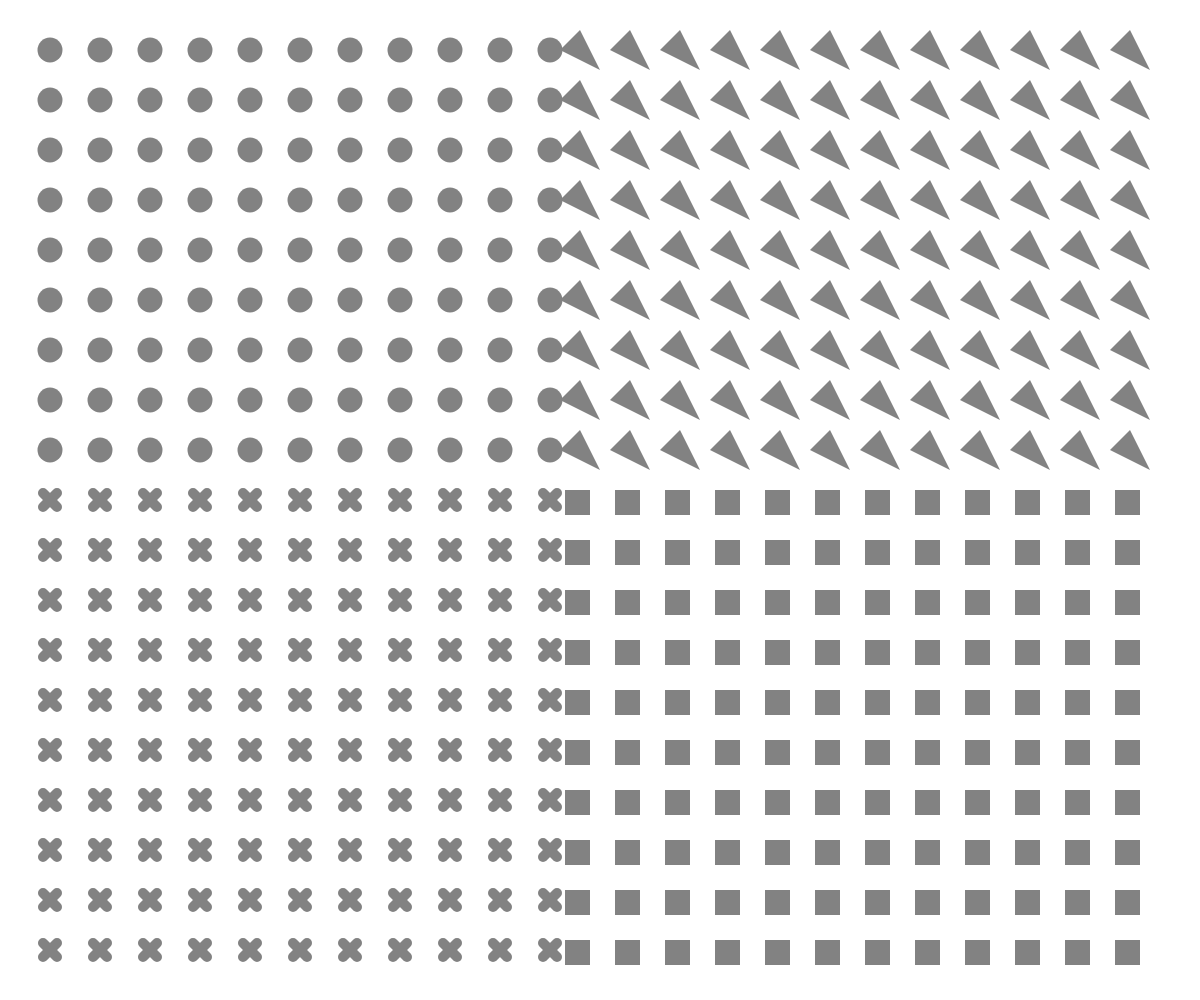
Frame 1 (no input)
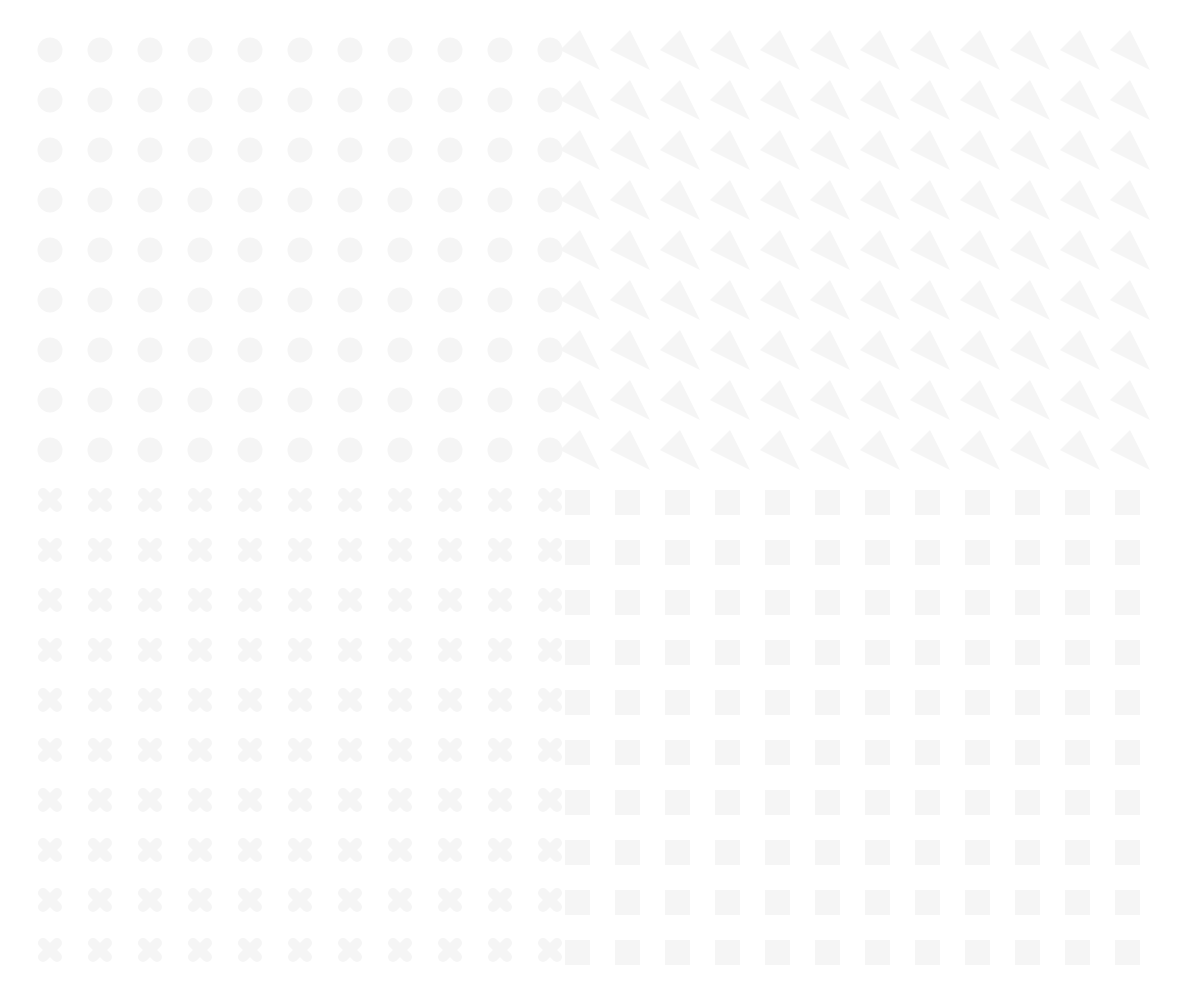
Frame 60 (no input)
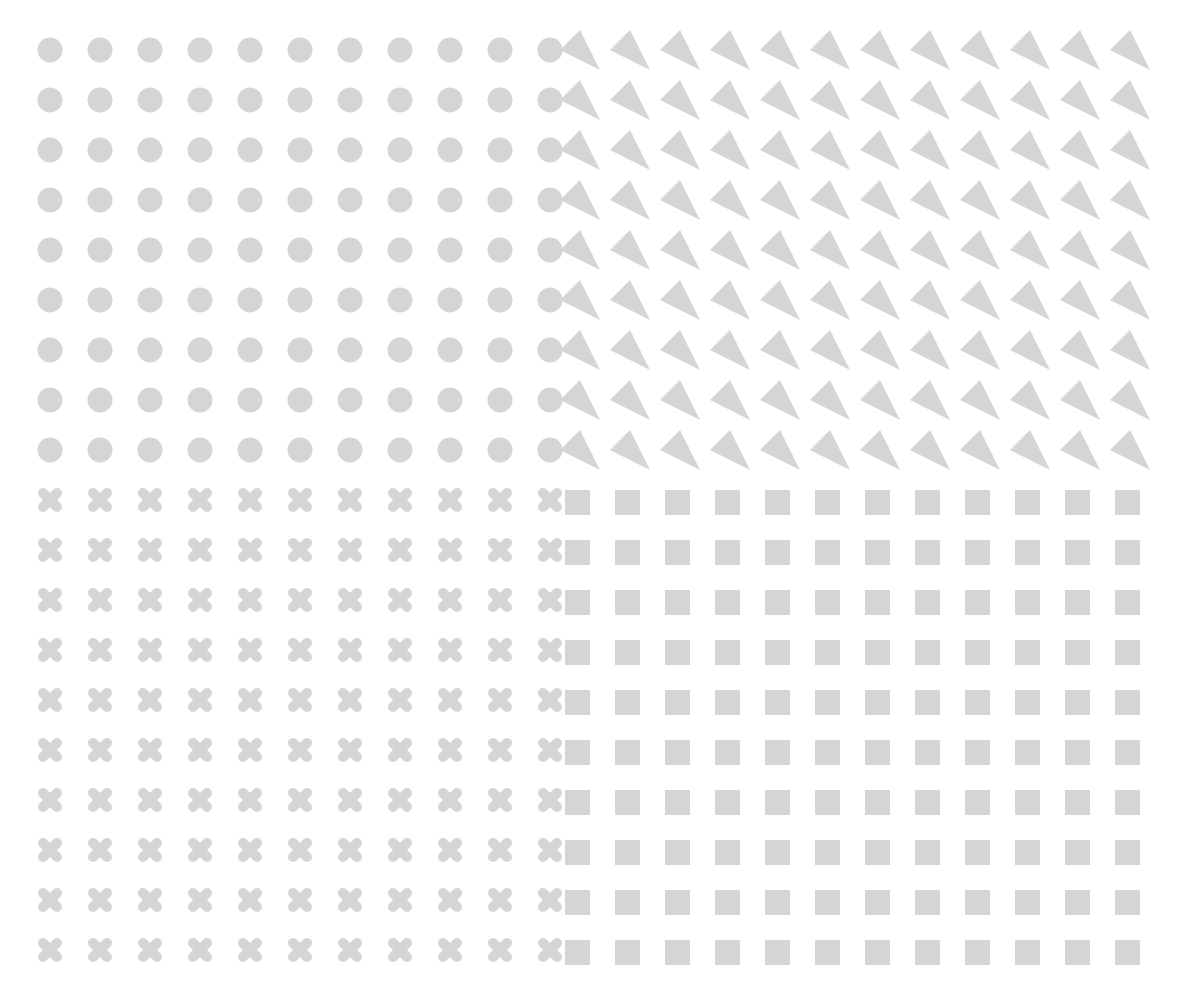
Frame 120 (the mouse pressed at the canvas centre since frame 60)

The p5.js sketch that drew these frames (run headless with seeded random() and noise() and a simulated clock; from frame 60 on, the mouse is pressed at the canvas centre):

// p5.js sketch
// ── sketch.js
var angle = 0;

function setup() {
  createCanvas(windowWidth, windowHeight);
  noFill();
}

function draw() {
  background(255);
  angle += 0.02;

  var grayscaleTransition = 127+127*sin(angle);

  // top left quadrant
  for (var x = 50; x <= (windowWidth/2)-50; x += 50) {
    noStroke();
    fill(grayscaleTransition);
    for (var y = 50; y <= (windowHeight/2)-50; y += 50) {
      ellipse(x, y, 25, 25);
    }
    noFill();
  }

  // top right quadrant
  for (var x = (windowWidth/2)-20; x <= (windowWidth-40); x += 50) {
    noStroke();
    fill(grayscaleTransition);
    for (var y = 50; y <= (windowHeight/2)-50; y += 50) {
      triangle(x, y-20, x+20, y+20, x-20, y);
    }
    noFill();
  }

  // bottom left quadrant
  for (var x = 50; x <= (windowWidth/2)-50; x += 50) {
    stroke(grayscaleTransition);
    strokeWeight(10);
    for (var y = (windowHeight/2); y <= (windowHeight-30); y += 50) {
      line(x-7, y-7, x+7, y+7);
      line(x+7, y-7, x-7, y+7);
    }
    noFill();
  }

  // bottom right quadrant
  for (var x = (windowWidth/2); x <= (windowWidth-30); x += 50) {
    strokeWeight(0);
    fill(grayscaleTransition);
    for (var y = (windowHeight/2)+10; y <= (windowHeight-30); y += 50) {
      rect(x-35, y-20, 25, 25);
    }
    noFill();
  }
}
